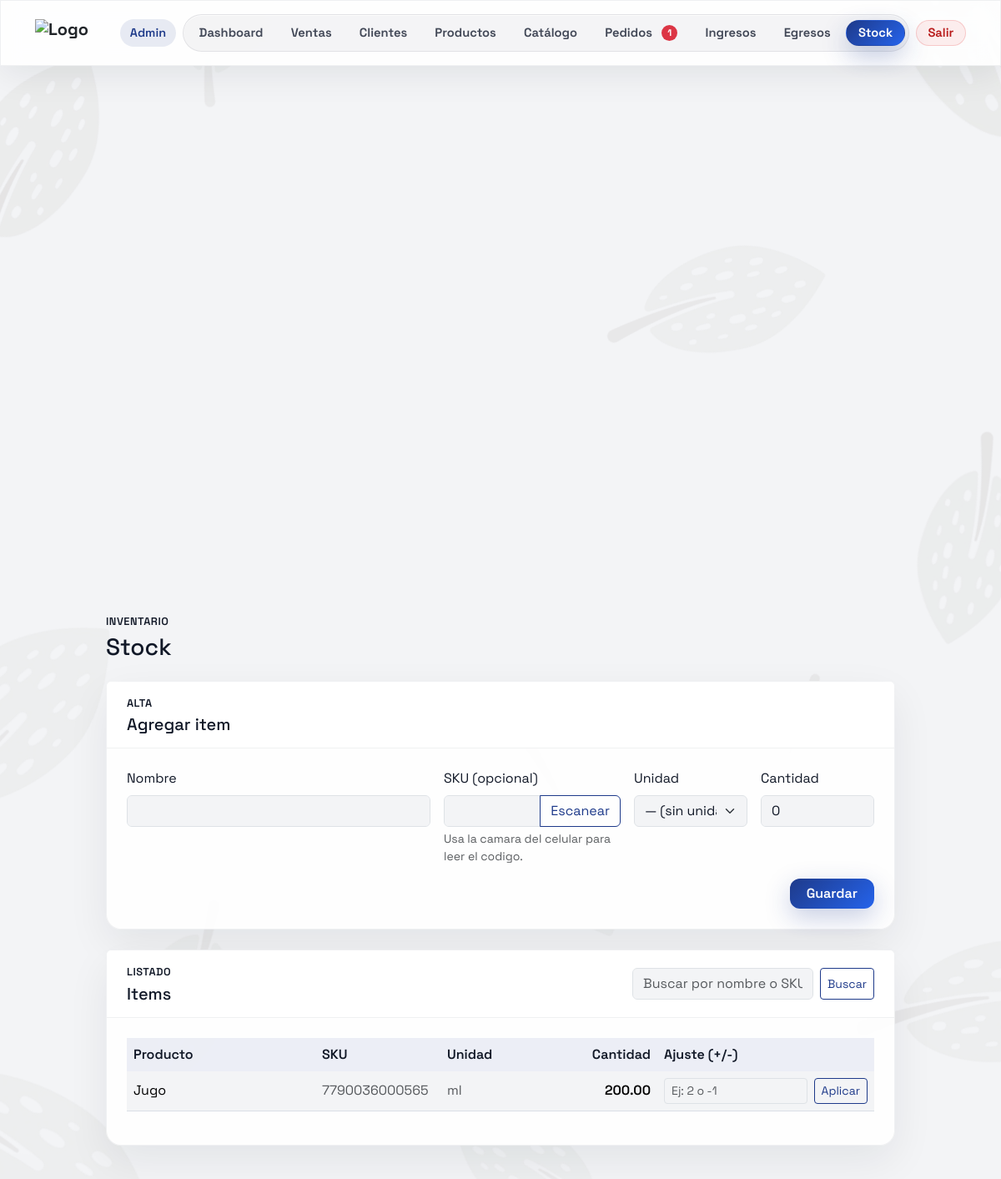
Screenshot of /stock.php (signed in) with the database file from the repository.
### tables this page shows
CREATE TABLE `stock_items` (
  `id` int(10) UNSIGNED NOT NULL,
  `created_by` int(10) UNSIGNED NOT NULL,
  `name` varchar(190) NOT NULL,
  `sku` varchar(64) DEFAULT NULL,
  `unit` varchar(24) DEFAULT NULL,
  `quantity` decimal(12,2) NOT NULL DEFAULT 0.00,
  `updated_at` timestamp NOT NULL DEFAULT current_timestamp() ON UPDATE current_timestamp(),
  `created_at` timestamp NOT NULL DEFAULT current_timestamp()
);

### src/config.php (called while the page is built, shortened)
<?php
$localConfigPath = dirname(__DIR__) . DIRECTORY_SEPARATOR . 'config.local.php';
return [
    'app' => [
        'name' => getenv('APP_NAME') ?: (defined('APP_NAME') ? APP_NAME : 'Dietetic'),
        'env' => getenv('APP_ENV') ?: (defined('APP_ENV') ? APP_ENV : 'production'),
        'base_url' => getenv('APP_BASE_URL') ?: (defined('APP_BASE_URL') ? APP_BASE_URL : ''),
    ],
    'db' => [
        'host' => getenv('DB_HOST') ?: (defined('DB_HOST') ? DB_HOST : 'localhost'),
        'name' => getenv('DB_NAME') ?: (defined('DB_NAME') ? DB_NAME : ''),
        'user' => getenv('DB_USER') ?: (defined('DB_USER') ? DB_USER : ''),
        'pass' => getenv('DB_PASS') ?: (defined('DB_PASS') ? DB_PASS : ''),
        'charset' => getenv('DB_CHARSET') ?: (defined('DB_CHARSET') ? DB_CHARSET : 'utf8mb4'),
    ],
    'security' => [
        'session_name' => getenv('SESSION_NAME') ?: (defined('SESSION_NAME') ? SESSION_NAME : 'dietetic_session'),
    ],
    'speech' => [
        'openai_api_key' => getenv('OPENAI_API_KEY') ?: (defined('OPENAI_API_KEY') ? OPENAI_API_KEY : ''),
        'openai_transcribe_model' => getenv('OPENAI_TRANSCRIBE_MODEL') ?: (defined('OPENAI_TRANSCRIBE_MODEL') ? OPENAI_TRANSCRIBE_MODEL : 'whisper-1'),
    ],
    'google_maps' => [
        'api_key' => getenv('GOOGLE_MAPS_API_KEY') ?: (defined('GOOGLE_MAPS_API_KEY') ? GOOGLE_MAPS_API_KEY : ''),
    ],
    'public_catalog' => [
        'enabled' => (string)(getenv('PUBLIC_CATALOG_ENABLED') ?: (defined('PUBLIC_CATALOG_ENABLED') ? PUBLIC_CATALOG_ENABLED : '1')),
        'user_id' => (string)(getenv('PUBLIC_CATALOG_USER_ID') ?: (defined('PUBLIC_CATALOG_USER_ID') ? PUBLIC_CATALOG_USER_ID : '')),
    ],
];

### src/bootstrap.php (called while the page is built, shortened)
<?php
$config = require __DIR__ . DIRECTORY_SEPARATOR . 'config.php';
require_once __DIR__ . DIRECTORY_SEPARATOR . 'db.php';
require_once __DIR__ . DIRECTORY_SEPARATOR . 'auth.php';
require_once __DIR__ . DIRECTORY_SEPARATOR . 'stock.php';
require_once __DIR__ . DIRECTORY_SEPARATOR . 'sales.php';
require_once __DIR__ . DIRECTORY_SEPARATOR . 'orders.php';
function app_config(): array
{
    $configCache = require __DIR__ . DIRECTORY_SEPARATOR . 'config.php';
    return $configCache;
}
function e(string $value): string
{
    return htmlspecialchars($value, ENT_QUOTES | ENT_SUBSTITUTE, 'UTF-8');
}

### src/auth.php (called while the page is built, shortened)
<?php
function auth_user_id(): ?int
{
    $id = $_SESSION['user_id'] ?? null;
    if (is_int($id) && $id > 0) {
        return $id;
    }
    return null;
}

### src/orders.php (called while the page is built, shortened)
<?php
function orders_supports_tables(PDO $pdo): bool
{
    try {
        $stmt = $pdo->prepare(
            "SELECT COUNT(*)
             FROM INFORMATION_SCHEMA.TABLES
             WHERE TABLE_SCHEMA = DATABASE()
               AND TABLE_NAME IN ('customer_orders','customer_order_items')"
        );
        $stmt->execute();
        $cache = ((int)$stmt->fetchColumn() >= 2);
        return $cache;
    } catch (Throwable $e) {
        $cache = false;
        return false;
    }
}
function orders_count_status(PDO $pdo, int $createdBy, string $status = ''): int
{
    if (!orders_supports_tables($pdo)) {
        return 0;
    }
    $createdBy = (int)$createdBy;
    $status = trim($status);
    $sql = 'SELECT COUNT(*) FROM customer_orders WHERE created_by = :user_id';
    $params = ['user_id' => $createdBy];
    if ($status !== '') {
        $sql .= ' AND status = :status';
        $params['status'] = $status;
    }
    $stmt = $pdo->prepare($sql);
    $stmt->execute($params);
    return (int)$stmt->fetchColumn();
}
function orders_count_new(PDO $pdo, int $createdBy): int
{
    return orders_count_status($pdo, $createdBy, 'new');
}

### src/stock.php (called while the page is built, shortened)
<?php
function stock_list_items(PDO $pdo, int $createdBy, string $q = '', int $limit = 100): array
{
    $q = trim($q);
    $limit = max(1, min(200, (int)$limit));
    $where = 'created_by = :created_by';
    $params = ['created_by' => $createdBy];
    $stmt = $pdo->prepare(
        'SELECT id, name, COALESCE(sku, \'\') AS sku, COALESCE(unit, \'\') AS unit, quantity, updated_at
         FROM stock_items
         WHERE ' . $where . '
         ORDER BY name ASC, id ASC
         LIMIT ' . $limit
    );
    $stmt->execute($params);
    $rows = $stmt->fetchAll();
    $out = [];
    foreach ($rows as $r) {
        $out[] = [
            'id' => (int)($r['id'] ?? 0),
            'name' => (string)($r['name'] ?? ''),
            'sku' => (string)($r['sku'] ?? ''),
            'unit' => (string)($r['unit'] ?? ''),
            'quantity' => (string)($r['quantity'] ?? '0.00'),
            'updated_at' => (string)($r['updated_at'] ?? ''),
        ];
    }
    return $out;
}

### public/stock.php (the view, shortened to what this page needs)
<?php
require_once __DIR__ . '/../src/bootstrap.php';
$config = app_config();
$appName = (string)($config['app']['name'] ?? 'Dietetic');
$userId = (int)auth_user_id();
$newOrdersCount = 0;
try {
  $pdoNav = db($config);
  $newOrdersCount = orders_count_new($pdoNav, $userId);
} catch (Throwable $e) {
  error_log('stock.php nav count error: ' . $e->getMessage());
  $newOrdersCount = 0;
}
$error = '';
$q = trim((string)($_GET['q'] ?? ''));
$rows = [];
try {
    $pdo = db($config);
    $rows = stock_list_items($pdo, $userId, $q, 120);
} catch (Throwable $e) {
    error_log('stock.php load error: ' . $e->getMessage());
    $error = $error !== '' ? $error : (
        ($config['app']['env'] ?? 'production') === 'production'
            ? 'No se pudo cargar el stock. ¿Ejecutaste el schema.sql?'
            : ('Error: ' . $e->getMessage())
    );
}
?>
<!doctype html>
<html lang="es">
<head>
  <link href="https://cdn.jsdelivr.net/npm/bootstrap@5.3.3/dist/css/bootstrap.min.css" rel="stylesheet">
  <link rel="stylesheet" href="/brand.css?v=20260318-1">
</head>
<body class="has-leaves-bg">
<div class="bg-leaves" aria-hidden="true">
  <div class="bg-leaf leaf-1"></div>
  <div class="bg-leaf leaf-2"></div>
  <div class="bg-leaf leaf-3"></div>
  <div class="bg-leaf leaf-4"></div>
  <div class="bg-leaf leaf-6"></div>
  <div class="bg-leaf leaf-8"></div>
  <div class="bg-leaf leaf-10"></div>
</div>
<nav class="navbar navbar-expand-lg navbar-glass sticky-top">
  <div class="container py-2">
    <a class="navbar-brand d-flex align-items-center gap-2 fw-bold text-dark mb-0 h4 text-decoration-none" href="/dashboard" aria-label="<?= e($appName) ?>">
      <img src="/logo.png" alt="Logo" class="navbar-logo">
    </a>
    <div class="ms-auto d-flex align-items-center gap-2 justify-content-end">
      <span class="pill d-none d-lg-inline-flex">Admin</span>
      <div class="d-none d-lg-flex align-items-center gap-2 justify-content-end">
        <div class="nav-shell" role="navigation" aria-label="Secciones">
          <a class="nav-link-pill" href="/dashboard">Dashboard</a>
          <a class="nav-link-pill" href="/sales">Ventas</a>
          <a class="nav-link-pill" href="/customers">Clientes</a>
          <a class="nav-link-pill" href="/products">Productos</a>
          <a class="nav-link-pill" href="/catalogo">Catálogo</a>
          <a class="nav-link-pill" href="/pedidos">Pedidos<?php if ($newOrdersCount > 0): ?><span class="badge rounded-pill text-bg-danger ms-1"><?= e((string)$newOrdersCount) ?></span><?php endif; ?></a>
          <a class="nav-link-pill" href="/income">Ingresos</a>
          <a class="nav-link-pill" href="/expense">Egresos</a>
          <a class="nav-link-pill is-active" href="/stock" aria-current="page">Stock</a>
        </div>
        <form method="post" action="/logout.php" class="d-flex">
          <button type="submit" class="nav-link-pill nav-link-pill--danger">Salir</button>
        </form>
      </div>
    </div>
  </div>
</nav>
<main class="container page-shell">
  <div class="row justify-content-center">
    <div class="col-12 col-lg-11 col-xl-10">
      <div class="d-flex flex-column flex-md-row align-items-md-center justify-content-between mb-4 gap-3">
        <div>
          <p class="muted-label mb-1">Inventario</p>
          <h1 class="h3 mb-0">Stock</h1>
        </div>
      </div>
      <div class="card card-lift mb-4">
        <div class="card-header card-header-clean bg-white px-4 py-3">
          <p class="muted-label mb-1">Alta</p>
          <h2 class="h5 mb-0">Agregar item</h2>
        </div>
        <div class="card-body px-4 py-4">
          <form method="post" action="/stock" class="row g-3">
            <div class="col-12 col-md-5">
              <label class="form-label" for="name">Nombre</label>
              <input class="form-control" id="name" name="name" required>
            </div>
            <div class="col-12 col-md-3">
              <label class="form-label" for="sku">SKU (opcional)</label>
              <div class="input-group">
                <input class="form-control" id="sku" name="sku" maxlength="64" autocomplete="off">
                <button class="btn btn-outline-primary" type="button" id="scan-sku-btn">Escanear</button>
              </div>
              <div class="form-text">Usa la camara del celular para leer el codigo.</div>
            </div>
            <div class="col-12 col-md-2">
              <label class="form-label" for="unit">Unidad</label>
              <select class="form-select" id="unit" name="unit">
                <?php foreach ([
                  '' => '— (sin unidad)',
                  'un' => 'Por unidad (un)',
                  'kg' => 'Por kilo (kg)',
                  'g' => 'Por gramo (g)',
                  'l' => 'Por litro (l)',
                  'ml' => 'Por mililitro (ml)',
                ] as $k => $label): ?>
                  <option value="<?= e($k) ?>"><?= e($label) ?></option>
                <?php endforeach; ?>
              </select>
            </div>
            <div class="col-12 col-md-2">
              <label class="form-label" for="quantity">Cantidad</label>
              <input class="form-control" id="quantity" name="quantity" inputmode="decimal" value="0">
            </div>
            <div class="col-12 d-flex justify-content-end">
              <button class="btn btn-primary action-btn" type="submit">Guardar</button>
            </div>
          </form>
        </div>
      </div>
      <div class="card card-lift">
        <div class="card-header card-header-clean bg-white px-4 py-3 d-flex flex-column flex-md-row align-items-md-center justify-content-between gap-2">
          <div>
            <p class="muted-label mb-1">Listado</p>
            <h2 class="h5 mb-0">Items</h2>
          </div>
          <form method="get" action="/stock" class="d-flex gap-2">
            <input class="form-control" name="q" value="<?= e($q) ?>" placeholder="Buscar por nombre o SKU" aria-label="Buscar">
            <button class="btn btn-outline-primary btn-sm" type="submit">Buscar</button>
          </form>
        </div>
        <div class="card-body px-4 py-4">
          <div class="table-responsive">
            <table class="table align-middle">
              <thead>
                <tr>
                  <th>Producto</th>
                  <th style="width:150px">SKU</th>
                  <th style="width:120px">Unidad</th>
                  <th style="width:140px" class="text-end">Cantidad</th>
                  <th style="width:260px">Ajuste (+/-)</th>
                </tr>
              </thead>
              <tbody>
              <?php if (count($rows) === 0): ?>
                <tr><td colspan="5" class="text-muted">Sin resultados.</td></tr>
              <?php else: ?>
                <?php foreach ($rows as $r): ?>
                  <tr>
                    <td><?= e((string)$r['name']) ?></td>
                    <td class="text-muted"><?= e((string)$r['sku']) ?></td>
                    <td class="text-muted"><?= e((string)$r['unit']) ?></td>
                    <td class="text-end fw-semibold"><?= e((string)$r['quantity']) ?></td>
                    <td>
                      <form method="post" action="/stock" class="d-flex gap-2">
                        <input class="form-control form-control-sm" name="delta" inputmode="decimal" placeholder="Ej: 2 o -1" required>
                        <button class="btn btn-outline-primary btn-sm" type="submit">Aplicar</button>
                      </form>
                    </td>
                  </tr>
                <?php endforeach; ?>
              <?php endif; ?>
              </tbody>
            </table>
          </div>
        </div>
      </div>
    </div>
  </div>
</main>
</body>
</html>

### public/brand.css (style rules this page uses)
:root { --brand-sage: #3B82F6; --brand-ink: #1E3A8A; --brand-sand: #F3F4F6; --brand-sage-rgb: 59, 130, 246; --brand-ink-rgb: 30, 58, 138; --brand-sand-rgb: 243, 244, 246; --bs-primary: var(--brand-ink); --bs-primary-rgb: var(--brand-ink-rgb); --bs-link-color: var(--brand-ink); --bs-link-hover-color: var(--brand-sage); --bs-body-color: #111827; --bs-body-bg: var(--brand-sand); }
body.has-leaves-bg { background-color: #F3F4F6 !important; background-image: none !important; }
.btn-primary { --bs-btn-color: #fff; --bs-btn-bg: var(--brand-ink); --bs-btn-border-color: var(--brand-ink); --bs-btn-hover-bg: #2563EB; --bs-btn-hover-border-color: #2563EB; --bs-btn-active-bg: #2563EB; --bs-btn-active-border-color: #2563EB; }
.btn-outline-primary { --bs-btn-color: var(--brand-ink); --bs-btn-border-color: var(--brand-ink); --bs-btn-hover-bg: rgba(var(--brand-ink-rgb), 0.08); --bs-btn-hover-border-color: var(--brand-ink); --bs-btn-hover-color: var(--brand-ink); --bs-btn-active-bg: rgba(var(--brand-ink-rgb), 0.14); --bs-btn-active-border-color: var(--brand-ink); --bs-btn-active-color: var(--brand-ink); }
.has-leaves-bg { position: relative; }
.has-leaves-bg .bg-leaves { position: fixed; inset: 0; pointer-events: none; z-index: 0; overflow: hidden; }
.has-leaves-bg > :not(.bg-leaves) { position: relative; z-index: 1; }
.has-leaves-bg .bg-leaf { position: absolute; background: url('/fondo.png') no-repeat center / contain; opacity: .12; filter: drop-shadow(0 18px 40px rgba(15,23,42,.08)); }
.has-leaves-bg .bg-leaf.leaf-1 { width: 240px; height: 240px; left: -90px; top: 80px; transform: rotate(-18deg); opacity: .08; }
.has-leaves-bg .bg-leaf.leaf-2 { width: 320px; height: 320px; right: -140px; top: -110px; transform: rotate(22deg) scaleX(-1); opacity: .09; }
.has-leaves-bg .bg-leaf.leaf-3 { width: 210px; height: 210px; right: -70px; top: 38%; transform: rotate(145deg); opacity: .07; }
.has-leaves-bg .bg-leaf.leaf-4 { width: 280px; height: 280px; left: -140px; top: 52%; transform: rotate(95deg) scaleX(-1); opacity: .06; }
.has-leaves-bg .bg-leaf.leaf-6 { width: 220px; height: 220px; left: 62%; top: 18%; transform: rotate(28deg); opacity: .06; }
.has-leaves-bg .bg-leaf.leaf-8 { width: 260px; height: 260px; right: -110px; bottom: 80px; transform: rotate(35deg); opacity: .06; }
.has-leaves-bg .bg-leaf.leaf-10 { width: 340px; height: 340px; left: -160px; bottom: -140px; transform: rotate(75deg); opacity: .06; }

### rows the page displays
stock_items: name "Jugo", sku "7790036000565", unit "ml", quantity "200.00"

### other values shown
$newOrdersCount "1"
form field unit "— (sin unidad)"
